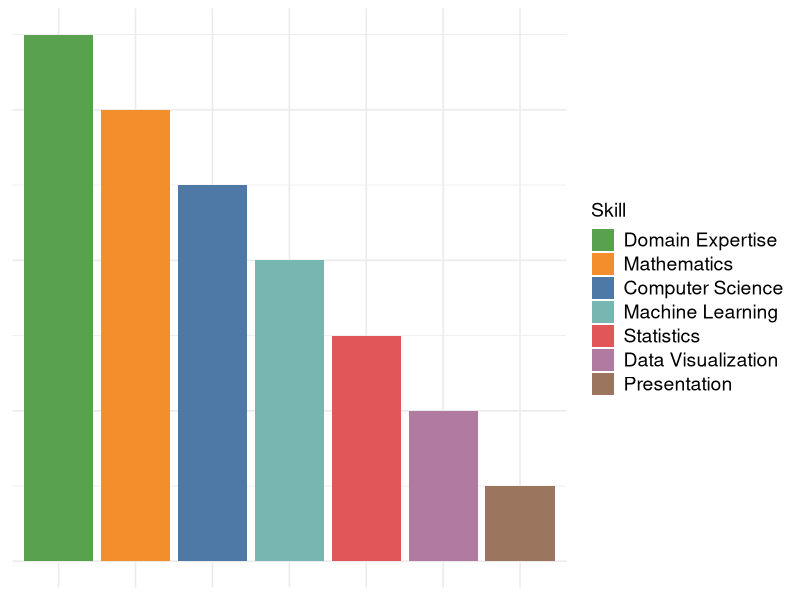
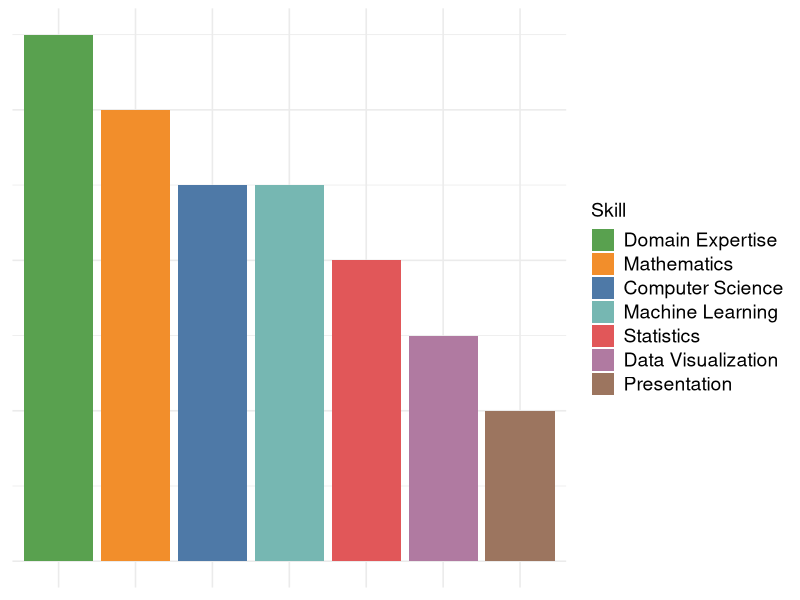
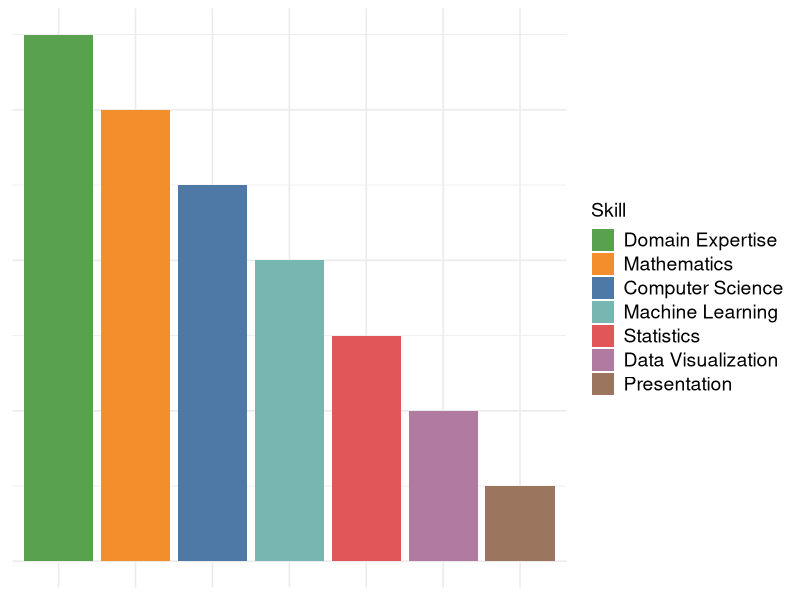
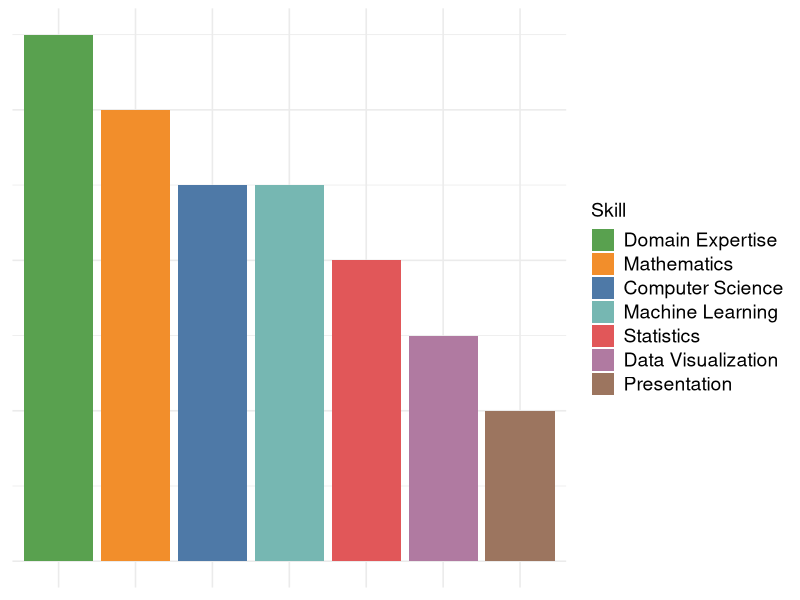

These charts were generated, in order, by the following R code:
library(ggplot2)

skills <- data.frame(
  skill = c("Computer Science", "Mathematics", "Statistics", "Machine Learning",
            "Domain Expertise", "Data Visualization", "Presentation"),
  current = c(5, 6, 3, 4, 7, 2, 1),
  projected = c(5, 6, 4, 5, 7, 3, 2)
)

plot_skills <- function(data, level, title, filename, color_profile) {
  data <- data[order(-data[[level]]), ]
  data$skill <- factor(data$skill, levels = data$skill)
  
  p <- ggplot(data, aes(x = skill, y = .data[[level]], fill = skill)) +
    geom_col() +
    scale_fill_manual(values = color_profile) +
    labs(title = NULL, x = NULL, y = NULL, fill = "Skill") +
    theme_minimal(base_size = 12) +
    theme(
      axis.text.x = element_blank(),
      axis.ticks.x = element_blank(),
      axis.text.y = element_blank(),
      axis.ticks.y = element_blank(),
      legend.text = element_text(size = 14),
      legend.title = element_text(size = 14)
    )
  
  print(p)
  ggsave(filename, p, width = 8.5, height = 6, units = "in", dpi = 300)
}

colors <- c(
  "Computer Science" = "#4E79A7",
  "Mathematics" = "#F28E2B",
  "Statistics" = "#E15759",
  "Machine Learning" = "#76B7B2",
  "Domain Expertise" = "#59A14F",
  "Data Visualization" = "#B07AA1",
  "Presentation" = "#9C755F"
)

plot_skills(
  skills, "current",
  "Data Science Skill Profile",
  "data_science_skill_profile.png",
  colors
)

plot_skills(
  skills, "projected",
  "Data Science Projected Skill Profile",
  "data_science_projected_skill_profile.png",
  colors
)
